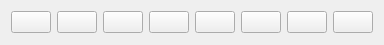
        <widget class="QWidget" name="widget" native="true">
         <property name="maximumSize">
          <size>
           <width>982</width>
           <height>45</height>
          </size>
         </property>
         <layout class="QFormLayout" name="formLayout">
          <item row="0" column="0">
           <layout class="QHBoxLayout" name="horizontalLayout_3">
            <item>
             <widget class="QPushButton" name="sidebar">
              <property name="text">
               <string/>
              </property>
              <property name="icon">
               <iconset>
                <normaloff>Icons/menu.png</normaloff>
                <normalon>Icons/menu.png</normalon>Icons/menu.png</iconset>
              </property>
              <property name="iconSize">
               <size>
                <width>20</width>
                <height>20</height>
               </size>
              </property>
              <property name="checkable">
               <bool>true</bool>
              </property>
              <property name="autoExclusive">
               <bool>false</bool>
              </property>
             </widget>
            </item>
            <item>
             <widget class="QPushButton" name="actionLoad">
              <property name="text">
               <string/>
              </property>
              <property name="icon">
               <iconset>
                <normaloff>Icons/download.png</normaloff>Icons/download.png</iconset>
              </property>
              <property name="iconSize">
               <size>
                <width>20</width>
                <height>20</height>
               </size>
              </property>
             </widget>
            </item>
            <item>
             <widget class="QPushButton" name="zoomIn">
              <property name="text">
               <string/>
              </property>
              <property name="icon">
               <iconset>
                <normaloff>Icons/magnifying-glass.png</normaloff>
                <normalon>Icons/magnifying-glass.png</normalon>Icons/magnifying-glass.png</iconset>
              </property>
              <property name="iconSize">
               <size>
                <width>20</width>
                <height>20</height>
               </size>
              </property>
             </widget>
            </item>
            <item>
             <widget class="QPushButton" name="zoomOut">
              <property name="text">
               <string/>
              </property>
              <property name="icon">
               <iconset>
                <normaloff>Icons/magnifying-glass in.png</normaloff>
                <normalon>Icons/magnifying-glass in.png</normalon>Icons/magnifying-glass in.png</iconset>
              </property>
              <property name="iconSize">
               <size>
                <width>20</width>
                <height>20</height>
               </size>
              </property>
             </widget>
            </item>
            <item>
             <widget class="QPushButton" name="playPauseSound">
              <property name="text">
               <string/>
              </property>
              <property name="icon">
               <iconset>
                <normaloff>Icons/button.png</normaloff>
                <normalon>Icons/button.png</normalon>Icons/button.png</iconset>
              </property>
              <property name="iconSize">
               <size>
                <width>20</width>
                <height>20</height>
               </size>
              </property>
             </widget>
            </item>
            <item>
             <widget class="QPushButton" name="reset">
              <property name="text">
               <string/>
              </property>
              <property name="icon">
               <iconset>
                <normaloff>Icons/undo-arrow.png</normaloff>
                <normalon>Icons/undo-arrow.png</normalon>Icons/undo-arrow.png</iconset>
              </property>
              <property name="iconSize">
               <size>
                <width>20</width>
                <height>20</height>
               </size>
              </property>
             </widget>
            </item>
            <item>
             <widget class="QPushButton" name="cineSpeed">
              <property name="text">
               <string/>
              </property>
              <property name="icon">
               <iconset>
                <normaloff>Icons/speedometer.png</normaloff>
                <normalon>Icons/speedometer.png</normalon>Icons/speedometer.png</iconset>
              </property>
              <property name="iconSize">
               <size>
                <width>20</width>
                <height>20</height>
               </size>
              </property>
             </widget>
            </item>
            <item>
             <widget class="QPushButton" name="stop">
              <property name="text">
               <string/>
              </property>
              <property name="icon">
               <iconset>
                <normaloff>Icons/stop-button.png</normaloff>
                <normalon>Icons/stop-button.png</normalon>Icons/stop-button.png</iconset>
              </property>
              <property name="iconSize">
               <size>
                <width>20</width>
                <height>20</height>
               </size>
              </property>
             </widget>
            </item>
           </layout>
          </item>
         </layout>
        </widget>
